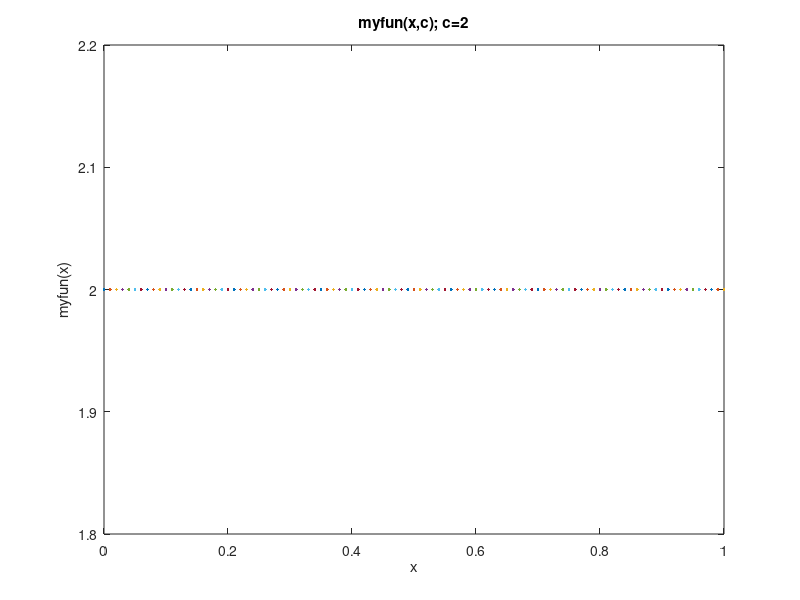

Reproduce this figure in MATLAB.
% plots myfun(x,c) for x in [0..1] and c = 2

clf; % clears figure
x = 0:0.01:1;
c = 2;
plot(x,c) % adjust this line!
title(['myfun(x,c); c=' num2str(c)]);
xlabel('x');
ylabel('myfun(x)');


